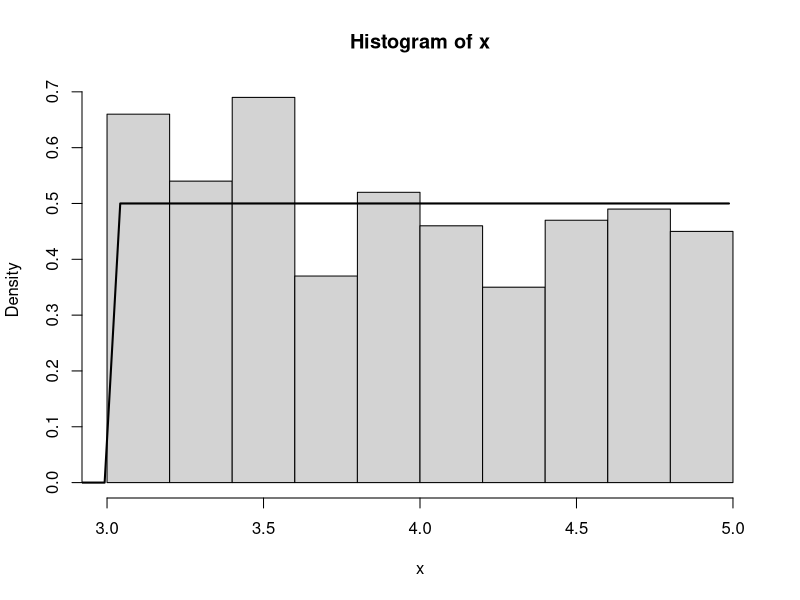
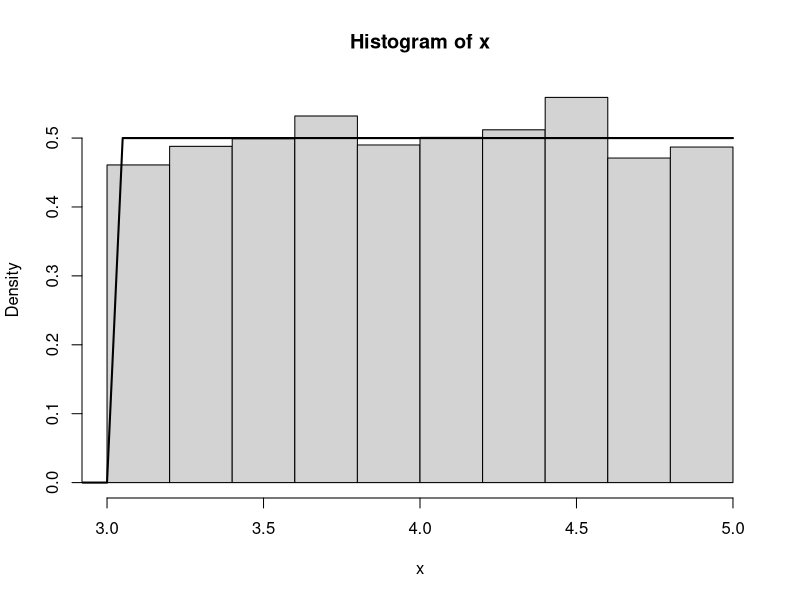
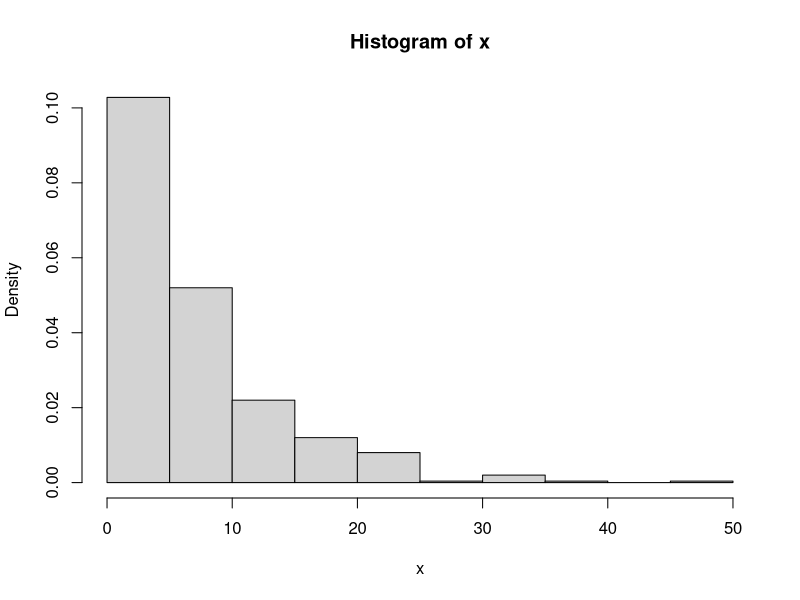
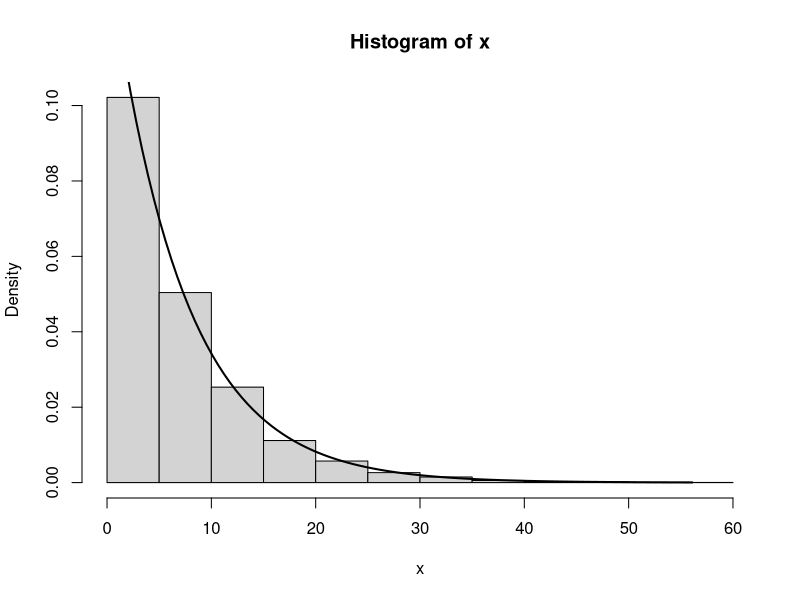
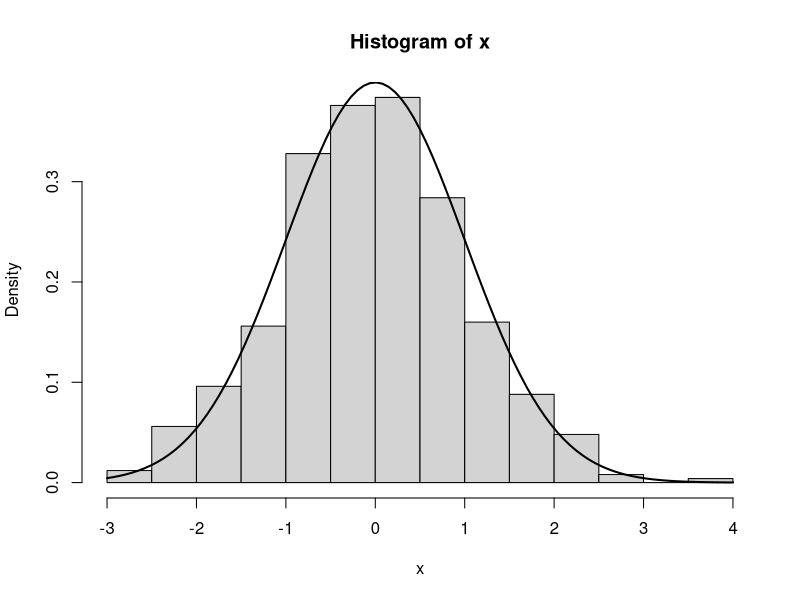
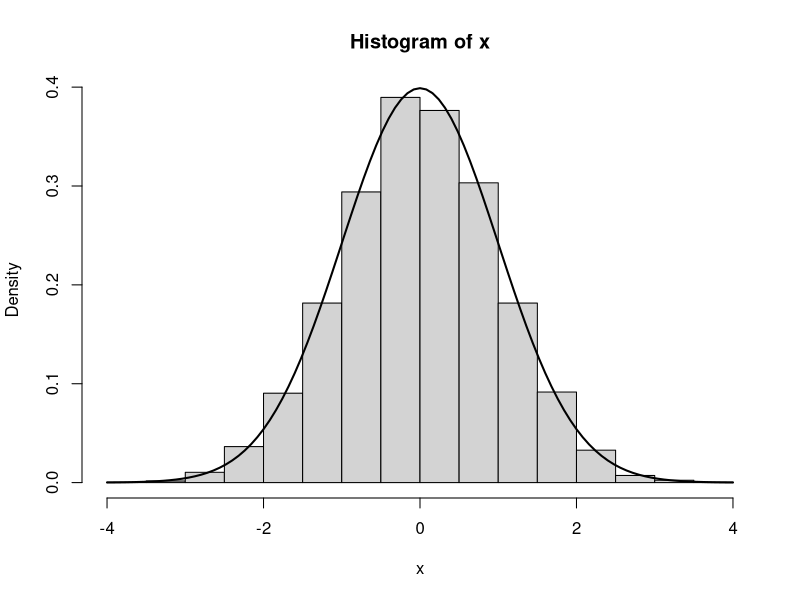
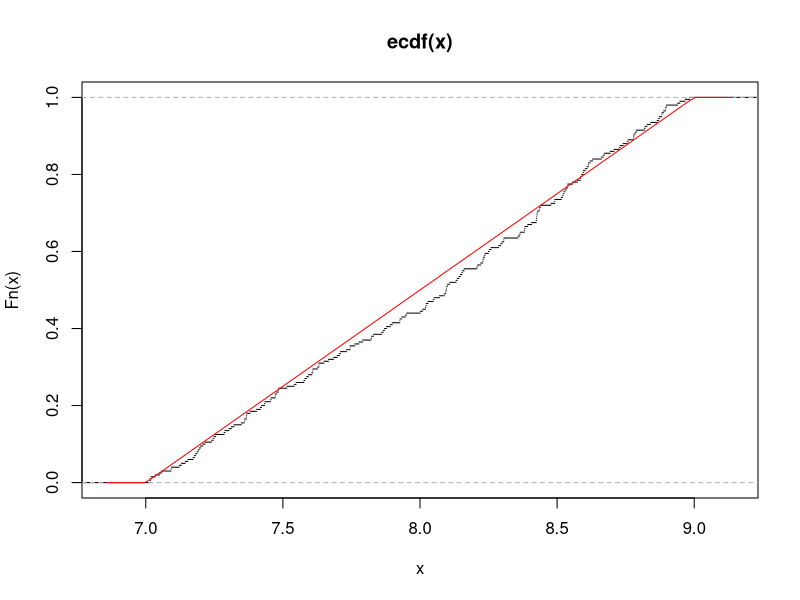
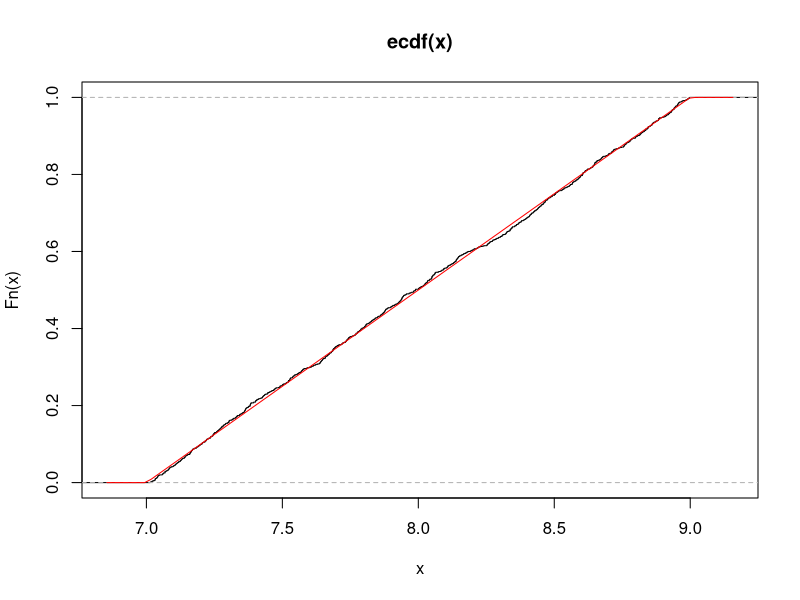

Write the R code that produced these figures, in order.
# Problem 32

x <- runif(500, 3, 5)
hist(x, probability=T)
curve(dunif(x, 3, 5), add=T, from=0, to=max(x), lwd=2)
x <- runif(5000, 3, 5)
hist(x, probability=T)
curve(dunif(x, 3, 5), add=T, from=0, to=max(x), lwd=2)

# Problem 33
x <- rexp(500, 1/7)
hist(x, probability='T')
x <- rexp(5000, 1/7)
hist(x, probabilit=T)
curve(dexp(x, 1/7), add=T, from=0, to=max(x), lwd=2)

# Problem 34
x <- rnorm(500, 0, 1)
hist(x, probability = T)
curve(dnorm(x, 0, 1), add=T, lwd=2)
x <- rnorm(5000, 0, 1)
hist(x, probability=T)
curve(dnorm(x, 0, 1), add=T, lwd=2)

# Problem 35
n <- 200
x <- runif(n, 7, 9)
plot.ecdf(x, do.points=F)
curve(punif(x, 7, 9), add=T, col="red")
n <- 1000
x <- runif(n, 7, 9)
plot.ecdf(x)
curve(punif(x, 7, 9), add=T, col="red")

# Problem 36
n <- 200
x <- rexp(n, 3)
plot.ecdf(x, do.points=F)
curve(pexp(x, 3), add=T, col="red")
n <- 1000
x <- rexp(n, 3)
plot.ecdf(x, do.points=F)
curve(pexp(x, 3), add=T, col="red")

# Problem 37
n <- 200
x <- rnorm(n, 4, 1.2)
plot.ecdf(x, do.points=F)
curve(pnorm(x, 4, 1.2), add=T, col="red")
n <- 1000
x <- rnorm(n, 4, 1.2)
plot.ecdf(x, do.points=F)
curve(pnorm(x, 4, 1.2), add=T, col="red")

# Problem 38
x <- runif(1000, 7, 9)
par(mfrow=c(1,3))
curve(dunif(x, 7, 9), from=6, to=10)
curve(punif(x, 7, 9), from=6, to=10)
curve(qunif(x, 7, 9), from=0, to=1)
par(mfrow=c(1,1))

# Problem 39
x <- rexp(1000, 3)
par(mfrow=c(1,3))
curve(dexp(x, 3), from=0)
curve(pexp(x, 3), from=0)
curve(qexp(x, 3), from=0)
par(mfrow=c(1,1))

# Problem 40
x <- rnorm(1000, 4, 1.2)
par(mfrow=c(1,3))
curve(dnorm(x, 4, 1.2), from=0, to=8)
curve(pnorm(x, 4, 1.2), from=0, to=8)
curve(qnorm(x, 4, 1.2), from=0, to=1)
par(mfrow=c(1,1))

# Problem 41
# P(X > 500)
1 - punif(500, 495, 502)
#v=? P(x>v) = 0.8 => P(x<=v) = 0.2
495 + (502-495)*0.2
qunif(0.2, 495, 502)

# Problem 42
1 - pexp(3, 1/4)
pexp(2, 1/4)
(1 - pexp(6, 1/4)) / (1 - pexp(3, 1/4))
qexp(0.9, 1/4)

# Problem 43
1 - pnorm(51, 41, 5)
pnorm(50, 41, 5) - pnorm(45, 41, 5)
qnorm(0.99, 41, 5)

# Problem 44
#n <- 100
#x <- rnorm(n, -1, 1)
#y <- rnorm(n, -1, 1)
